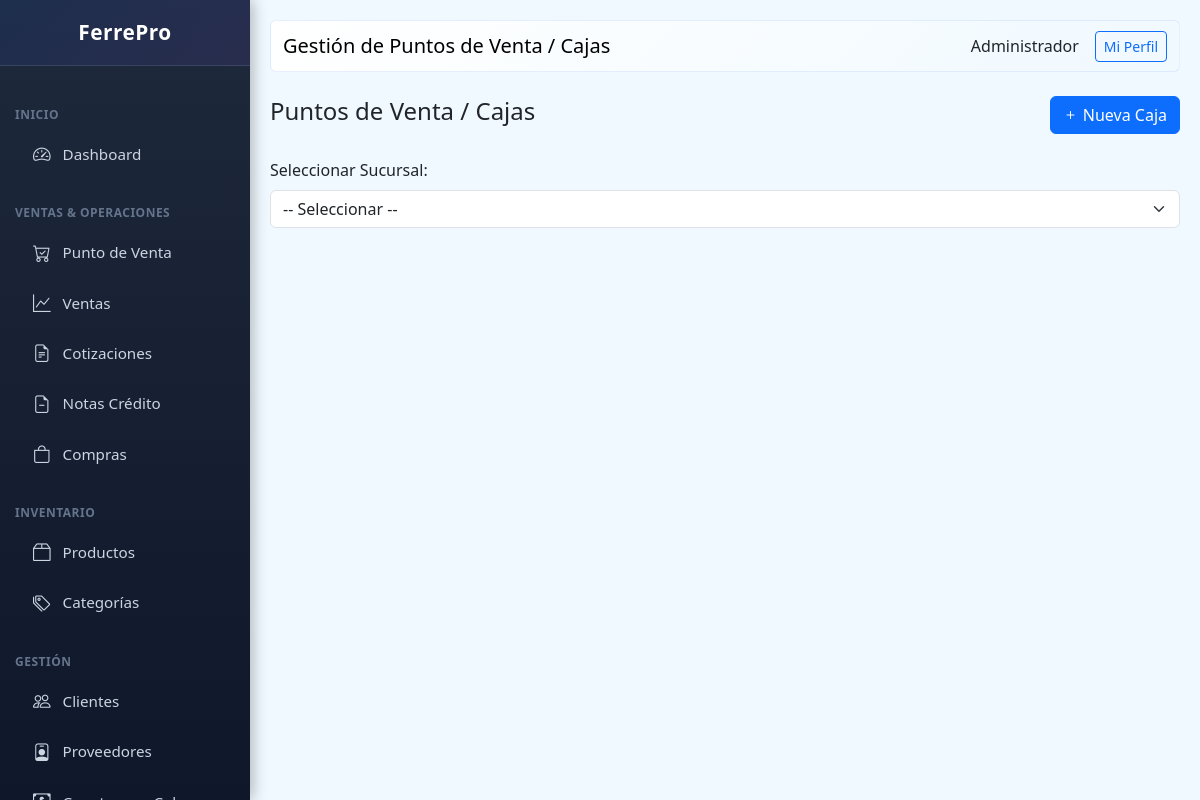
/public/index.php?page=pos_terminals (signed in), run on an earlier commit of the app's database.
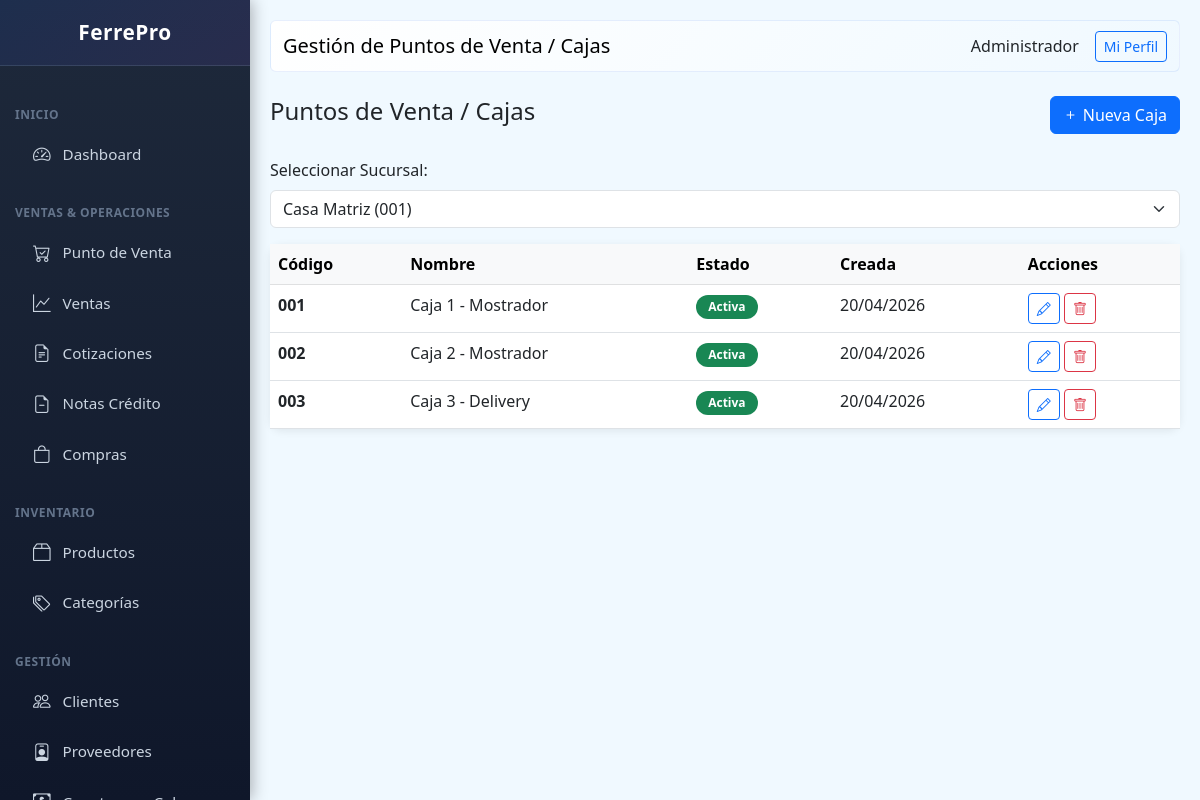
And on a later commit of the database.
### tables this page shows
CREATE TABLE pos_terminals (
                id INTEGER PRIMARY KEY AUTOINCREMENT,
                branch_id INTEGER NOT NULL,
                pos_code TEXT NOT NULL,
                terminal_name TEXT,
                is_active INTEGER DEFAULT 1,
                created_at DATETIME DEFAULT CURRENT_TIMESTAMP,
                FOREIGN KEY (branch_id) REFERENCES branches(id),
                UNIQUE(branch_id, pos_code)
            );

### class/Database.php (called while the page is built, shortened)
<?php
class Database extends PDO {
    private static $instance = null;
    private function __construct() {
        $dbPath = dirname(__DIR__) . '/storage/ferrepro.db';
        $this->initTables();
    }
    public static function getInstance() {
        if (self::$instance === null) {
            self::$instance = new self();
        }
        return self::$instance;
    }
    private function initTables() {
        $this->seedDefaultData();
    }
    private function seedDefaultData() {
        $stmt = $this->query("SELECT COUNT(*) as count FROM users");
     }
 }

### class/Format.php (called while the page is built, shortened)
<?php
class Format {
    public static function date($date) {
        try {
            $dateObj = new DateTime($date);
            return $dateObj->format('d/m/Y');
        } catch (Exception $e) {
            return 'Fecha inválida';
        }
    }
}

### views/pos_terminals/index.php (the view, shortened to what this page needs)
<?php
$branches = db()->query("SELECT * FROM branches WHERE active = 1 ORDER BY name")->fetchAll(PDO::FETCH_ASSOC);
$branch_id = $_GET['branch'] ?? ($branches[0]['id'] ?? null);
$posTerminals = [];
if ($branch_id) {
    $posTerminals = db()->query("SELECT * FROM pos_terminals WHERE branch_id = $branch_id ORDER BY pos_code")->fetchAll(PDO::FETCH_ASSOC);
}
$content = '
<div class="d-flex justify-content-between align-items-center mb-4">
    <h4><i class="bi bi-cash-register"></i> Puntos de Venta / Cajas</h4>
    <button type="button" class="btn btn-primary" onclick="showPosModal()"><i class="bi bi-plus"></i> Nueva Caja</button>
</div>
<div class="mb-3">
    <label class="form-label">Seleccionar Sucursal:</label>
    <select id="branchSelect" class="form-select" onchange="changeBranch()">
        <option value="">-- Seleccionar --</option>';
foreach ($branches as $b) {
    $selected = $b['id'] == $branch_id ? 'selected' : '';
    $content .= '<option value="' . $b['id'] . '" ' . $selected . '>' . htmlspecialchars($b['name']) . ' (' . $b['establishment_code'] . ')</option>';
}
$content .= '</select>
</div>';
if ($branch_id) {
    $content .= '
<div class="card">
    <div class="card-body p-0">
        <table class="table table-hover mb-0">
            <thead class="table-light">
                <tr>
                    <th>Código</th>
                    <th>Nombre</th>
                    <th>Estado</th>
                    <th>Creada</th>
                    <th>Acciones</th>
                </tr>
            </thead>
            <tbody>';
    foreach ($posTerminals as $pos) {
        $status = $pos['is_active'] ? '<span class="badge bg-success">Activa</span>' : '<span class="badge bg-danger">Inactiva</span>';
        $content .= '<tr>
            <td><strong>' . htmlspecialchars($pos['pos_code']) . '</strong></td>
            <td>' . htmlspecialchars($pos['terminal_name'] ?? 'Caja ' . $pos['pos_code']) . '</td>
            <td>' . $status . '</td>
            <td>' . Format::date($pos['created_at']) . '</td>
            <td>
                <button class="btn btn-sm btn-outline-primary" onclick="editPos(' . $pos['id'] . ')"><i class="bi bi-pencil"></i></button>
                <button class="btn btn-sm btn-outline-danger" onclick="deletePos(' . $pos['id'] . ')"><i class="bi bi-trash"></i></button>
            </td>
        </tr>';
    }
    $content .= '</tbody>
        </table>
    </div>
</div>';
}
?>

What changed in the data, as far as the page shows it:
added pos_terminals: pos_code "001", terminal_name "Caja 1 - Mostrador", is_active "Activa", created_at "20/04/2026"
added pos_terminals: pos_code "002", terminal_name "Caja 2 - Mostrador", is_active "Activa", created_at "20/04/2026"
added pos_terminals: pos_code "003", terminal_name "Caja 3 - Delivery", is_active "Activa", created_at "20/04/2026"
Also different on the page:
form field value: "-- Seleccionar --" → "Casa Matriz (001)"
text now shown: "Código Nombre Estado Creada Acciones"
